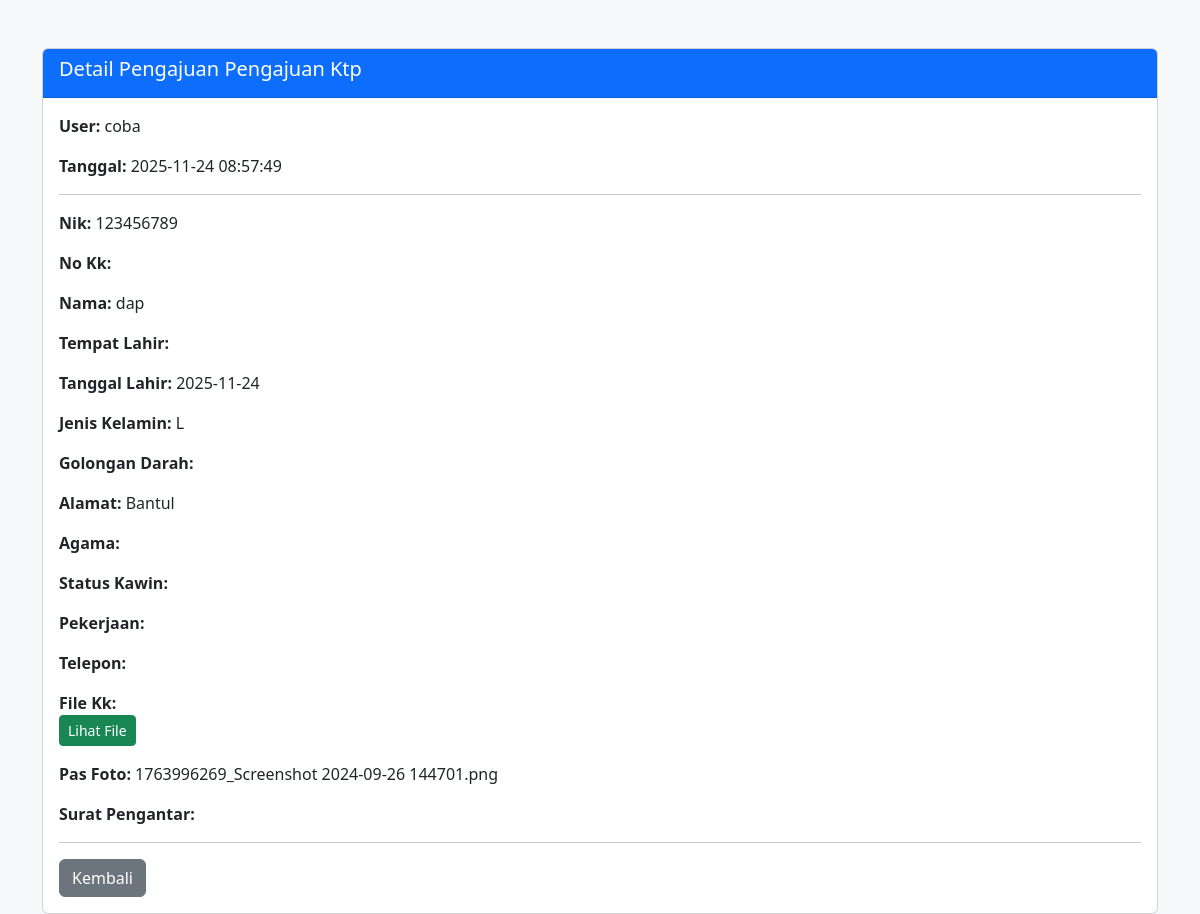
The page /admin/detail.php?id=2&tbl=pengajuan_ktp (signed in) on the database its author committed.
### tables this page shows
CREATE TABLE `pengajuan_ktp` (
  `id` int(11) NOT NULL,
  `user_id` int(11) DEFAULT NULL,
  `nik` varchar(16) NOT NULL,
  `no_kk` varchar(16) NOT NULL,
  `nama` varchar(100) NOT NULL,
  `tempat_lahir` varchar(50) NOT NULL,
  `tanggal_lahir` date NOT NULL,
  `jenis_kelamin` enum('L','P') NOT NULL,
  `golongan_darah` varchar(3) DEFAULT NULL,
  `alamat` text NOT NULL,
  `agama` varchar(20) NOT NULL,
  `status_kawin` varchar(20) NOT NULL,
  `pekerjaan` varchar(50) NOT NULL,
  `telepon` varchar(15) NOT NULL,
  `file_kk` varchar(255) DEFAULT NULL,
  `pas_foto` varchar(255) DEFAULT NULL,
  `surat_pengantar` varchar(255) DEFAULT NULL,
  `status` enum('pending','diproses','selesai','ditolak') DEFAULT 'pending',
  `created_at` timestamp NOT NULL DEFAULT current_timestamp()
);

CREATE TABLE `users` (
  `id` int(11) NOT NULL,
  `username` varchar(50) NOT NULL,
  `password` varchar(255) DEFAULT NULL,
  `nama_lengkap` varchar(100) NOT NULL,
  `email` varchar(100) DEFAULT NULL,
  `role` enum('admin','user') DEFAULT 'user',
  `created_at` timestamp NOT NULL DEFAULT current_timestamp()
);

### admin/detail.php (the view, shortened to what this page needs)
<?php
include "../config.php";
$id   = (int)$_GET['id'];
$tbl  = preg_replace('/[^a-z_]/', '', $_GET['tbl']);
$sql  = "SELECT p.*, u.nama_lengkap FROM $tbl p JOIN users u ON p.user_id=u.id WHERE p.id=?";
$stmt = mysqli_prepare($conn, $sql);
mysqli_stmt_bind_param($stmt, "i", $id);
mysqli_stmt_execute($stmt);
$res  = mysqli_stmt_get_result($stmt);
$data = mysqli_fetch_assoc($res);
?>
<!DOCTYPE html>
<html lang="id">
<head>
    <link href="https://cdn.jsdelivr.net/npm/bootstrap@5.3.2/dist/css/bootstrap.min.css" rel="stylesheet">
</head>
<body class="bg-light">
<div class="container mt-5">
    <div class="card">
        <div class="card-header bg-primary text-white">
            <h5>Detail Pengajuan <?= ucwords(str_replace('_',' ',$tbl)) ?></h5>
        </div>
        <div class="card-body">
            <p><strong>User:</strong> <?= htmlspecialchars($data['nama_lengkap']) ?></p>
            <p><strong>Tanggal:</strong> <?= $data['created_at'] ?></p>
            <hr>
            <?php
            foreach ($data as $k => $v) {
                if (in_array($k, ['id','user_id','nama_lengkap','created_at','status'])) continue;
                if (str_starts_with($k, 'file_') && $v) {
                    $path = "../uploads/" . basename($v);
                    echo "<p><strong>" . ucwords(str_replace('_',' ',$k)) . ":</strong><br>
                          <a href='$path' target='_blank' class='btn btn-sm btn-success'>Lihat File</a></p>";
                } else {
                    echo "<p><strong>" . ucwords(str_replace('_',' ',$k)) . ":</strong> " . nl2br(htmlspecialchars($v)) . "</p>";
                }
            }
            ?>
            <hr>
            <a href="index.php" class="btn btn-secondary">Kembali</a>
        </div>
    </div>
</div>
</body>
</html>

### rows shown on the page
pengajuan_ktp: user.nama_lengkap "coba", created_at "2025-11-24 08:57:49", nik "123456789", nama "dap", tanggal_lahir "2025-11-24", jenis_kelamin "L", alamat "Bantul", pas_foto "1763996269_Screenshot 2024-09-26 144701.png"

### other values the page prints
str_replace('_',' ',$tbl) "Pengajuan Ktp"
str_replace('_',' ',$k) "Nik"
str_replace('_',' ',$k) "No Kk"
str_replace('_',' ',$k) "Nama"
str_replace('_',' ',$k) "Tempat Lahir"
str_replace('_',' ',$k) "Tanggal Lahir"
str_replace('_',' ',$k) "Jenis Kelamin"
str_replace('_',' ',$k) "Golongan Darah"
str_replace('_',' ',$k) "Alamat"
str_replace('_',' ',$k) "Agama"
str_replace('_',' ',$k) "Status Kawin"
str_replace('_',' ',$k) "Pekerjaan"
str_replace('_',' ',$k) "Telepon"
str_replace('_',' ',$k) "File Kk"
str_replace('_',' ',$k) "Pas Foto"
